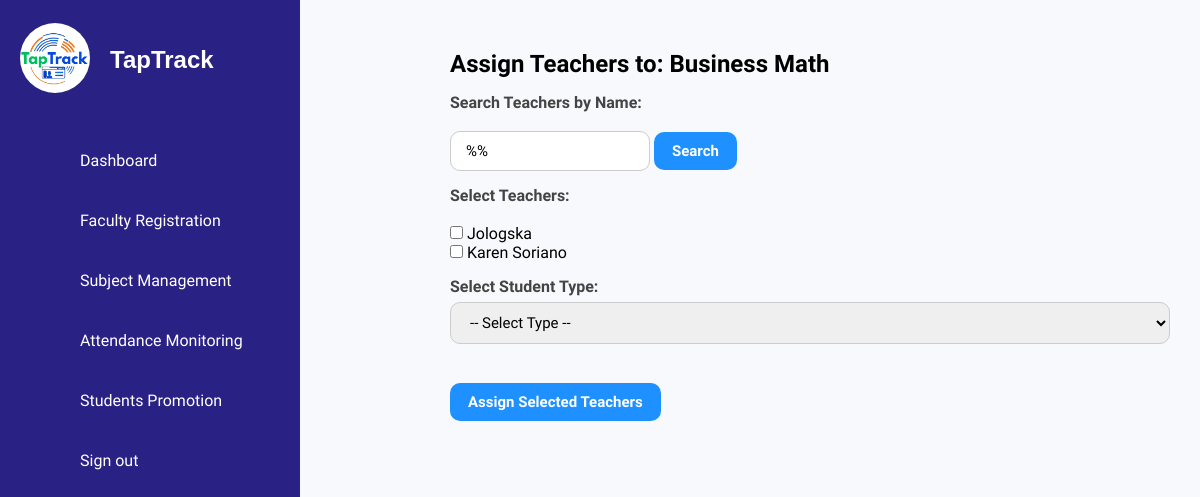
/ISIERA/assign_subjects.php?subject_id=48, run on the app's committed database.
### tables this page shows
CREATE TABLE `subjects` (
  `id` int(11) NOT NULL,
  `subject_name` varchar(255) NOT NULL,
  `student_type` varchar(150) NOT NULL,
  `created_at` timestamp NOT NULL DEFAULT current_timestamp(),
  `strand_id` int(11) DEFAULT NULL
);

CREATE TABLE `faculty` (
  `id` int(11) NOT NULL,
  `teacher_id` varchar(6) NOT NULL,
  `name` varchar(100) NOT NULL,
  `email` varchar(100) NOT NULL,
  `contact` varchar(20) DEFAULT NULL,
  `dob` date NOT NULL,
  `password` varchar(255) NOT NULL
);

### ISIERA/assign_subjects.php (the view, shortened to what this page needs)
<?php
include('db_connection.php');
$subject_id = $_GET['subject_id'] ?? null;
$subject_query = $conn->prepare("SELECT subject_name, student_type FROM subjects WHERE id = ?");
$subject_query->bind_param("i", $subject_id);
$subject_query->execute();
$subject = $subject_query->get_result()->fetch_assoc();
$search_term = '';
$teachers_query = $conn->prepare("SELECT id, name FROM Faculty WHERE name LIKE ? ORDER BY name ASC");
$search_term = "%" . $search_term . "%";
$teachers_query->bind_param("s", $search_term);
$teachers_query->execute();
$teachers = $teachers_query->get_result();
?>
<!DOCTYPE html>
<html lang="en">
<head>
    <link rel="stylesheet" href="assets/css/style.css">
    <link rel="stylesheet" href="assets/css/subject.css">
</head>
<body>
<?php include('sidebar.php'); ?>
<div class="subject-manager" style="margin-left: 420px;">
    <h2>Assign Teachers to: <?= htmlspecialchars($subject['subject_name']) ?></h2>
    <form method="POST">
        <label>Search Teachers by Name:</label>
        <input type="text" name="search_term" value="<?= htmlspecialchars($search_term) ?>" placeholder="Search..." style="width: 200px;">
        <input type="submit" value="Search">
    </form>
    <form method="POST">
        <label>Select Teachers:</label><br>
        <?php while ($row = $teachers->fetch_assoc()): ?>
            <input type="checkbox" name="teacher_ids[]" value="<?= $row['id'] ?>"> <?= htmlspecialchars($row['name']) ?><br>
        <?php endwhile; ?>
        <label>Select Student Type:</label>
        <select name="student_type" required>
            <option value="">-- Select Type --</option>
        </select>
        <br><br>
        <input type="submit" value="Assign Selected Teachers">
    </form>
</div>
</body>
</html>

### ISIERA/assets/css/style.css (style rules this page uses)
* { font-family: 'Ubuntu', sans-serif; margin: 0; padding: 0; box-sizing: border-box; }
:root { --blue: #2a2185; --white: #fff; --gray: #f5f5f5; --black1: #222; --black2: #999; }
body { min-height: 100vh; overflow-x: hidden; }

### ISIERA/assets/css/subject.css (style rules this page uses)
body { font-family: 'Segoe UI', Tahoma, Geneva, Verdana, sans-serif; background-color: #f8f9fc; }
.subject-manager { margin-left: 400px; padding: 30px; max-width: 1000px; padding-top: 50px; }
label { font-weight: 600; color: #444; display: block; margin-top: 15px; }
input[type="text"], select { width: 100%; padding: 10px 15px; border: 1px solid #ccc; border-radius: 10px; margin-top: 6px; font-size: 15px; }
input[type="submit"], .assign-btn { margin-top: 20px; background-color: #1e90ff; color: #fff; border: none; padding: 10px 18px; font-size: 15px; font-weight: bold; border-radius: 10px; cursor: pointer; transition: background 0.3s ease; text-decoration: none; display: inline-block; }

### data on the page
subjects: subject_name "Business Math"
faculty: name "Jologska"
faculty: name "Karen Soriano"
